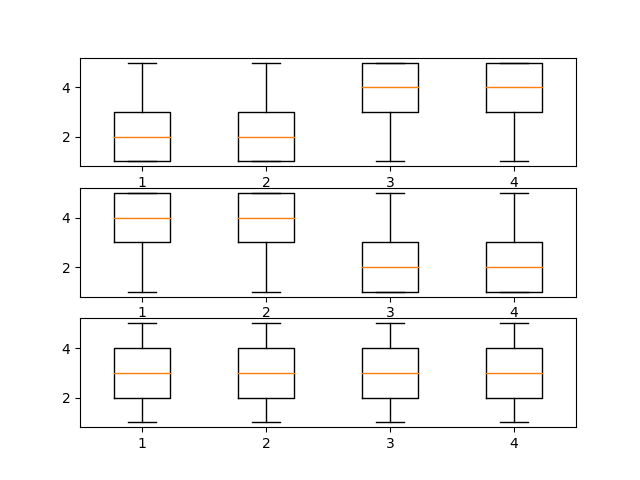

This chart was generated by the following Python code:
import matplotlib.pyplot as plt
import csv
import pandas as pd

def renderboxplot(data):
    dictionary = {
        "L": [[], [], [], []],
        "R": [[], [], [], []],
        "B": [[], [], [], []],
    }
    for row in data:
        dictionary[row[0]][0].append(int(row[1]))
        dictionary[row[0]][1].append(int(row[2]))
        dictionary[row[0]][2].append(int(row[3]))
        dictionary[row[0]][3].append(int(row[4]))
    _ , (ax1, ax2, ax3) = plt.subplots(nrows = 3)
    ax1.boxplot(dictionary["R"])
    ax2.boxplot(dictionary["L"])
    ax3.boxplot(dictionary["B"])
myfile = open("balance-scale.data","r")
data = csv.reader(myfile)
renderboxplot(data)
plt.show()
